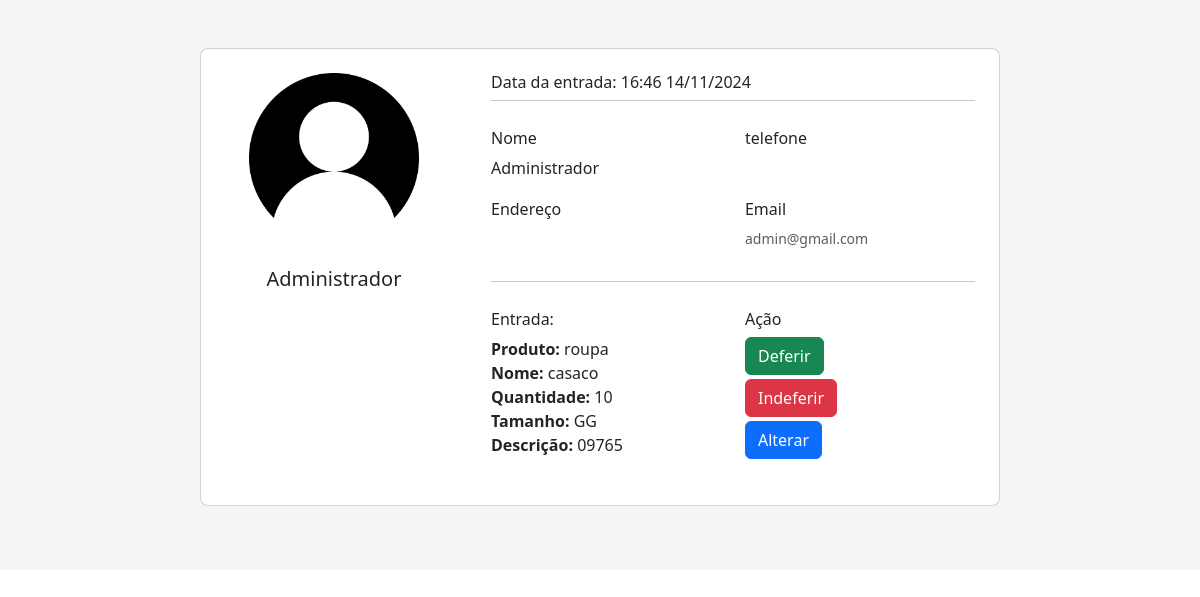
Page /entradas.php (signed in) on the committed database.
### tables this page shows
CREATE TABLE IF NOT EXISTS `entrada` (
  `id_entrada` int NOT NULL AUTO_INCREMENT,
  `data_entrada` datetime DEFAULT NULL,
  `id_usuario` int DEFAULT NULL,
  `deferido` tinyint(1) DEFAULT NULL,
  `quantidade` int DEFAULT NULL,
  `descricao` text,
  `tamanho` varchar(3) DEFAULT NULL,
  PRIMARY KEY (`id_entrada`),
  KEY `fk_usuario` (`id_usuario`)
);

CREATE TABLE IF NOT EXISTS `usuario` (
  `id_usuario` int NOT NULL AUTO_INCREMENT,
  `nome` varchar(255) DEFAULT NULL,
  `senha` varchar(255) DEFAULT NULL,
  `email` varchar(255) DEFAULT NULL,
  `endereco` varchar(255) DEFAULT NULL,
  `telefone` varchar(255) DEFAULT NULL,
  `tipo_cliente` int DEFAULT NULL,
  `foto` varchar(255) NOT NULL,
  PRIMARY KEY (`id_usuario`)
);

CREATE TABLE IF NOT EXISTS `produto` (
  `id_produto` int NOT NULL AUTO_INCREMENT,
  `tipo_produto` varchar(255) DEFAULT NULL,
  `subtipo_produto` varchar(255) DEFAULT NULL,
  PRIMARY KEY (`id_produto`)
);

CREATE TABLE IF NOT EXISTS `itens_entrada` (
  `id_item_entrada` int NOT NULL AUTO_INCREMENT,
  `quantidade` int DEFAULT NULL,
  `id_estoque` int DEFAULT NULL,
  `id_entrada` int DEFAULT NULL,
  PRIMARY KEY (`id_item_entrada`),
  KEY `id_entrada` (`id_entrada`),
  KEY `fk_id_estoque` (`id_estoque`)
);

### entradas.php (the view, shortened to what this page needs)
<?php
$conexao = conectar();
$sql ="SELECT p.subtipo_produto,p.tipo_produto,ie.quantidade,en.descricao,en.tamanho,en.deferido,en.id_entrada,en.id_usuario,en.data_entrada,e.data_validade
FROM entrada en
INNER JOIN itens_entrada ie
ON en.id_entrada = ie.id_entrada
INNER JOIN estoque e
ON ie.id_estoque = e.id_estoque
INNER JOIN produto p
ON e.id_produto = p.id_produto
WHERE deferido IS NULL";
$resultado = mysqli_query($conexao,$sql);
while ($geral = mysqli_fetch_assoc($resultado)) {
  $sql_usuario = "SELECT * FROM usuario WHERE id_usuario = " . $geral['id_usuario'];
  $resultado_usuario = mysqli_query($conexao, $sql_usuario);
  $dados = mysqli_fetch_assoc($resultado_usuario);
  $date = date_create($geral['data_entrada']);
  $id_entrada = $geral['id_entrada'];
?>
<!DOCTYPE html>
<html lang="pt-BR">
<head>
  <?php include "links.php"; ?>
</head>
<body>
  <section class="vh-25" style="background-color: #f4f5f7;">
    <div class="container py-5 h-100">
      <div class="row d-flex justify-content-center align-items-center h-100">
        <div class="col-12 d-flex justify-content-center">
          <div class="card mb-3" style="border-radius: .5rem; width: 800px;">
            <div class="row g-0">
              <div class="col-md-4 gradient-custom text-center text-white"
                style="border-top-left-radius: .5rem; border-bottom-left-radius: .5rem;">
                  <tr><td><img class="my-4" src='img/<?php echo $dados['foto'] ?>' width='170px' height='170px'></td></tr>
                  <h5 class="text-dark"><?php echo $dados['nome'] ?></h5>
                  <i class="far fa-edit mb-5"></i>
              </div>
              <div class="col-md-8">
                <div class="card-body p-4">
                  <h6>Data da entrada: <?php echo date_format($date,"H:i   d/m/Y"); ?></h6>
                  <hr class="mt-0 mb-4">
                  <div class="row pt-1">
                    <div class="col-6 mb-3">
                      <h6>Nome</h6>
                      <?php echo $dados['nome'];?>
                    </div>
                    <div class="col-6 mb-3">
                      <h6>telefone</h6>
                    </div>
                  </div>
                  <div class="row pt-1">
                    <div class="col-6 mb-3">
                  <h6>Endereço</h6>
                  </div>
                  <div class="col-6 mb-3">
                    <h6>Email</h6>
                    <p class="text-muted"> <?php echo  $dados['email'] . "</p>"; ?>
                  </div>
                </div>
                  <hr class="mt-0 mb-4">
                  <div class="row pt-1">
                    <div class="col-6 mb-4">
                    <h6>Entrada:</h6>
                    <?php
                    echo"<b>Produto: </b>" . $geral['tipo_produto'] . "<br>";
                    echo"<b>Nome: </b>" . $geral['subtipo_produto'] . "<br>";
                    echo"<b>Quantidade: </b>" . $geral['quantidade'] . "<br>";
                    if($geral['tipo_produto'] !='alimento'){echo"<b>Tamanho: </b>" . $geral['tamanho'] . "<br>";}
                    echo"<b>Descrição:</b> " . $geral['descricao'] . "<br>";
                    ?>
                    </div>
                    <div class="col-6 mb-2">
                      <h6>Ação</h6>
                      <form action="crud/deferir.php?resposta_aceita=sim&id_entrada=<?= $id_entrada; ?>" method="POST">
                      <button class="btn btn-success mb-1">Deferir</button>
                    </form>
                    <form action="crud/deferir.php?id_entrada=<?= $id_entrada; ?>" method="POST">
                    <button class="btn btn-danger mb-1">Indeferir</button>
                    </form>
                    <form action="form_alterar_entrada.php?id_entrada=<?= $id_entrada; ?>" method="POST">
                      <button class="btn btn-primary">Alterar</button>
                    </form>
                    </div>
                  </div>
                </div>
              </div>
            </div>
          </div>
        </div>
      </div>
    </div>
  </section>
  <?php } ?>
</body>
</html>

### css/estilo.css (style rules this page uses)
body { font-family: 'roboto',sans-serif; width: 100%; height: 100%; text-decoration: none; }
.row { margin: 0; }
p,li { font-size: 14px; }

### rows in the picture
entrada: id_usuario.foto (placeholder picture), id_usuario.nome "Administrador", data_entrada "16:46 14/11/2024", id_usuario.email "admin@gmail.com", produto.tipo_produto "roupa", produto.subtipo_produto "casaco", itens_entrada.quantidade "10", tamanho "GG", descricao "09765"
